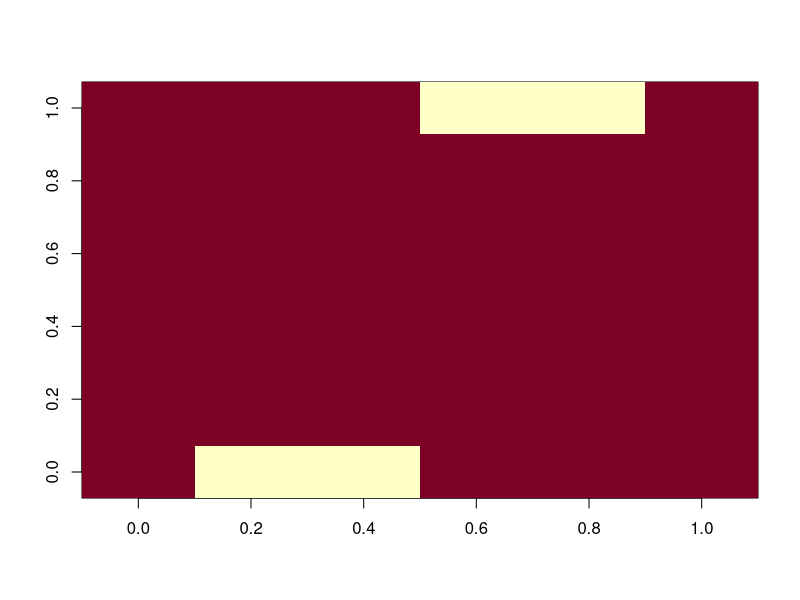
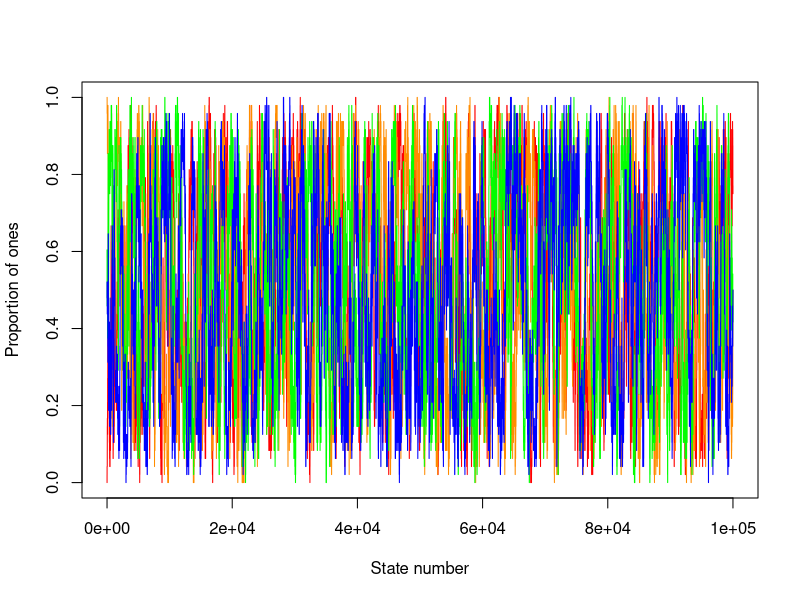
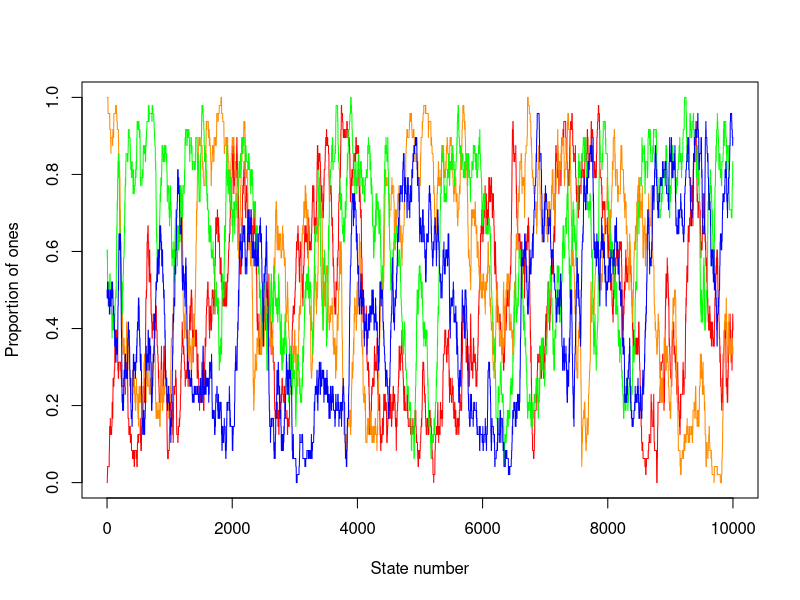
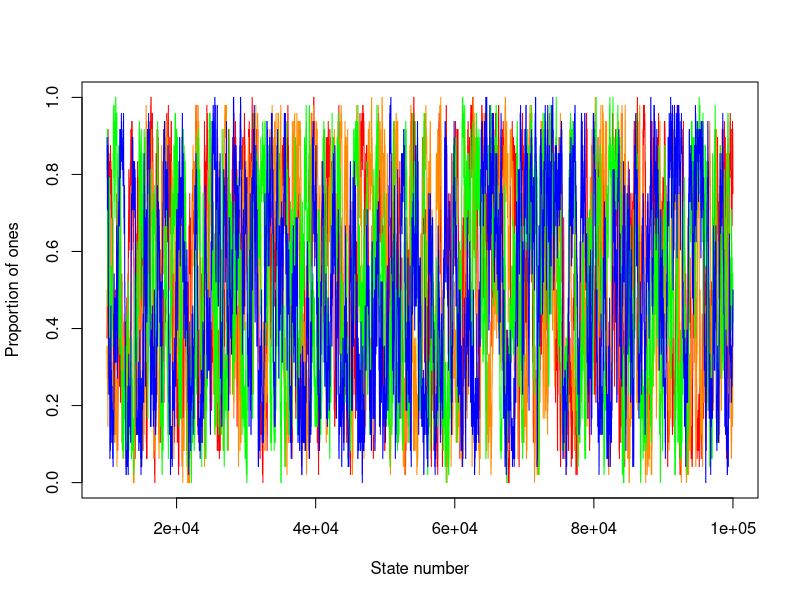
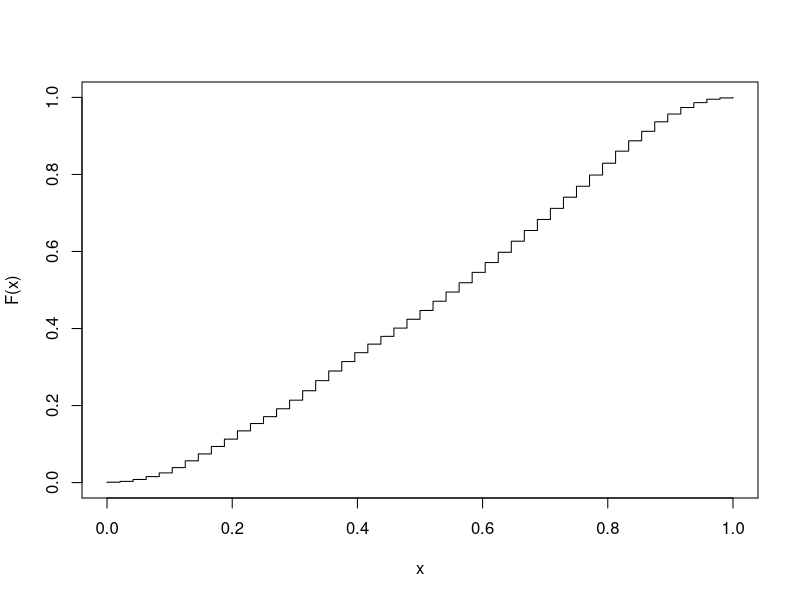

These figures' R source, in order:

case <-function(integer,rows,cols){ 
  if(integer==1){#(1,1) first element first column
    return (1)
  }
  if(integer==rows){#(rows,1) last element first column
    return (2)
  }
  if(integer==(rows-1)*cols){#(1,cols) first element last column
    return (3)
  }
  if(integer==(rows*cols)){#(rows,cols) last element last column
    return (4)
  }
  if(integer<rows+1){#(:,1) first column
    return (5)
  }
  if(integer>(cols-1)*rows){#(:,cols) last column
    return (6)
  }
  if((integer-1)%%rows==0){#(1,:) first row
    return (7)
  }
  if(integer%%rows==0){#(rows,:) last row
    return (8)
  }
  return (9) #interior node
}

#todo
#1  Test the function case
#keep = matrix(0,rows,cols)
#for (i in 1:(rows*cols)){
#  keep[i]=case(integer = i, rows=rows,cols=cols)  
#}


isingModel <- function(rows=10,cols=6,runs=500,beta=0.5,
                       u=matrix(0, nrow = rows, ncol = cols),colsum=FALSE){
  #Generates a matrix where each column is a state of the Markov Chain
  #If colsum=true only retrun number of ones
  #Decalare Markov Chain vector
  if(!colsum){
    mc=matrix(NA,nrow=rows*cols,ncol = runs+1) #each column is an observation
    mc[,1]=as.vector(u) #plug in initial state
  }else{
    numberOfones=matrix(NA,nrow=1,ncol = runs+1)
    numberOfones[1]=sum(u)
    #pb=matrix(NA,nrow=1,ncol = runs+1)
    #pb= antall elementer av u[1:(runs-1),] == u[2:(runs),], delt på (rows-1)*cols
    #pb=sum((u[1:(runs-1),]-u[2:(runs),])==0)/((rows-1)*cols)
  }
  r=0 #run number
  i=0 #index of considered node
  while(r < runs){
    # (1) PROPOSE CANDIDATE STATE
    r=r+1
    #next node to consider
    i= ifelse(i==cols*rows, 1, i+1)
    val=u[i]
    
    # (2) COMPUTE ACCEPTANCE PROBABILITY
    #which type of node is this?
    mycase=case(integer=i,rows=rows,cols=cols)
    #compute 2d -n
    temp=switch(mycase,
                -2+2*abs(sum(u[c(i+1,i+rows)]-val)), #(1,1)
                -2+2*abs(sum(u[c(i-1,i+rows)]-val)), #(rows,1)
                -2+2*abs(sum(u[c(i+1,i-rows)]-val)), #(1,cols)
                -2+2*abs(sum(u[c(i-1,i-rows)]-val)), #(rows,cols)
                -3+2*abs(sum(u[c(i-1, i+1, i+rows)]-val)), #(:,1)
                -3+2*abs(sum(u[c(i-1, i+1, i-rows)]-val)), #(:,cols)
                -3+2*abs(sum(u[c(i+1, i-rows, i+rows)]-val)), #(1,:)
                -3+2*abs(sum(u[c(i-1, i-rows, i+rows)]-val)), #(rows,:)
                -4+2*abs(sum(u[c(i-1, i+1, i-rows, i+rows)]-val))) #interior
    #acceptance probability
    #accept = exp(beta*temp)
    accept = (beta*temp)
    
    # (3) ACCEPT OR REJECT CANDIDATE STATE
    random = log(runif(1))
    u[i]=ifelse(random<=accept,1-val,val)
    
    if(!colsum){
      mc[,r+1]=as.vector(u)
    }else{
      numberOfones[r+1]=sum(u)
      
    }
    
  }
  if(!colsum){
    return(mc)
  }else{
    return(numberOfones)
  }
}


#input variables
rows1=6 #rows
cols1=8 #columns
runs1=100000
beta1=0.87


#Plot functions of state with time
#function values
funValues=matrix(NA,runs1+1,4) #One column for each set of function values i.e. funValues[,1] are for a0
#for test case sum(mc[,1])

#Different initial values
#all zeroes (1)
a0=matrix(0, nrow = rows1, ncol = cols1)
funValues[,1]=isingModel(rows=rows1,cols=cols1,runs=runs1,beta=beta1,
                  u=a0, colsum = TRUE)
tester=isingModel(rows=rows1,cols=cols1,runs=runs1,beta=beta1,
                   u=a0, colsum = FALSE)
testermat=matrix(tester[,6000],nrow =rows1,ncol = cols1 )
image(testermat)
#all ones (2)
a1=matrix(1, nrow = rows1, ncol = cols1)
funValues[,2]=isingModel(rows=rows1,cols=cols1,runs=runs1,beta=beta1,
                  u=a1, colsum = TRUE)

#random (3)
set.seed(42)
aR=matrix(rbinom(n=rows1*cols1, size=1,prob = 0.5), nrow = rows1, ncol = cols1)
funValues[,3]=isingModel(rows=rows1,cols=cols1,runs=runs1,beta=beta1,
                  u=aR, colsum = TRUE)
#checkerboard (4)
if(rows1%%2==1){
  #odd number of rows
  aC=matrix(rep_len(c(1,0),length.out=rows1*cols1),nrow=rows1,ncol=cols1)
}else{
  ##even number of rows
  aC=matrix(rep_len(c(1,0),length.out=(rows1+1)*cols1),nrow=rows1+1,ncol=cols1)[1:rows1,1:cols1]
}
funValues[,4]=isingModel(rows=rows1,cols=cols1,runs=runs1,beta=beta1,
                  u=aC, colsum = TRUE)
funValues=funValues/(rows1*cols1)

#Plot
plot(x=1:(runs1+1),y=funValues[,1],type='l',col='red',xlim=c(0,runs1+1),ylim=c(0,1),xlab='State number',ylab='Proportion of ones')
lines(x=1:(runs1+1),y=funValues[,2],type='l',col='darkorange')
lines(x=1:(runs1+1),y=funValues[,3],type='l',col='green')
lines(x=1:(runs1+1),y=funValues[,4],type='l',col='blue')

#Plot before
truncate3=10000
tx3=1:(truncate3)
truncfun3=funValues[tx3,]

plot(x =tx3,y=truncfun3[,1],type='l',col='red',xlim=c(0,truncate3),ylim=c(0,1),xlab='State number',ylab='Proportion of ones')
lines(x=tx3,y=truncfun3[,2],type='l',col='darkorange')
lines(x=tx3,y=truncfun3[,3],type='l',col='green')
lines(x=tx3,y=truncfun3[,4],type='l',col='blue')



#Plot after
truncate1=10000
tx1=(truncate1):(runs1+1)
truncfun=funValues[tx1,]

plot(x =tx1,y=truncfun[,1],type='l',col='red',xlim=c(truncate1,runs1+1),ylim=c(0,1),xlab='State number',ylab='Proportion of ones')
lines(x=tx1,y=truncfun[,2],type='l',col='darkorange')
lines(x=tx1,y=truncfun[,3],type='l',col='green')
lines(x=tx1,y=truncfun[,4],type='l',col='blue')


#Do I need to use a fun server or something for the function to run?
#How to make the axis a bit more readable. Is it needed though?
#Assuming it has converged (it hasn't though) this is F(x) (in the different cases):
xvals=sort(as.vector(funValues[tx1]))
Fvals=(1:length(xvals))/length(xvals)
plot(x=xvals,y=Fvals,type='l',xlim=c(0,1),ylim=c(0,1),xlab='x',ylab='F(x)')

#How to find f(x) from f(x)? I think I saw it somewhere in a function.

